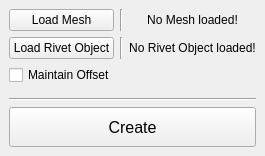
<?xml version="1.0" encoding="UTF-8"?>
<ui version="4.0">
 <class>MG_polyRivet_MainWindow</class>
 <widget class="QMainWindow" name="MG_polyRivet_MainWindow">
  <property name="geometry">
   <rect>
    <x>0</x>
    <y>0</y>
    <width>244</width>
    <height>156</height>
   </rect>
  </property>
  <property name="windowTitle">
   <string>MG_polyRivet</string>
  </property>
  <widget class="QWidget" name="centralwidget">
   <layout class="QVBoxLayout" name="verticalLayout">
    <item>
     <layout class="QGridLayout" name="gridLayout">
      <item row="1" column="0">
       <widget class="QPushButton" name="loadRivetObject_pushButton">
        <property name="sizePolicy">
         <sizepolicy hsizetype="Expanding" vsizetype="Expanding">
          <horstretch>0</horstretch>
          <verstretch>0</verstretch>
         </sizepolicy>
        </property>
        <property name="text">
         <string>Load Rivet Object</string>
        </property>
       </widget>
      </item>
      <item row="0" column="1">
       <widget class="Line" name="line">
        <property name="orientation">
         <enum>Qt::Vertical</enum>
        </property>
       </widget>
      </item>
      <item row="1" column="2">
       <widget class="QLabel" name="rivetObject_label">
        <property name="text">
         <string>No Rivet Object loaded!</string>
        </property>
        <property name="alignment">
         <set>Qt::AlignCenter</set>
        </property>
       </widget>
      </item>
      <item row="0" column="0">
       <widget class="QPushButton" name="loadMesh_pushButton">
        <property name="sizePolicy">
         <sizepolicy hsizetype="Expanding" vsizetype="Expanding">
          <horstretch>0</horstretch>
          <verstretch>0</verstretch>
         </sizepolicy>
        </property>
        <property name="text">
         <string>Load Mesh</string>
        </property>
       </widget>
      </item>
      <item row="0" column="2">
       <widget class="QLabel" name="mesh_label">
        <property name="text">
         <string>No Mesh loaded!</string>
        </property>
        <property name="alignment">
         <set>Qt::AlignCenter</set>
        </property>
       </widget>
      </item>
      <item row="1" column="1">
       <widget class="Line" name="line_2">
        <property name="orientation">
         <enum>Qt::Vertical</enum>
        </property>
       </widget>
      </item>
     </layout>
    </item>
    <item>
     <widget class="QCheckBox" name="maintainOffset_checkBox">
      <property name="text">
       <string>Maintain Offset</string>
      </property>
     </widget>
    </item>
    <item>
     <spacer name="verticalSpacer">
      <property name="orientation">
       <enum>Qt::Vertical</enum>
      </property>
      <property name="sizeHint" stdset="0">
       <size>
        <width>20</width>
        <height>40</height>
       </size>
      </property>
     </spacer>
    </item>
    <item>
     <widget class="Line" name="line_3">
      <property name="orientation">
       <enum>Qt::Horizontal</enum>
      </property>
     </widget>
    </item>
    <item>
     <widget class="QPushButton" name="create_pushButton">
      <property name="sizePolicy">
       <sizepolicy hsizetype="Expanding" vsizetype="MinimumExpanding">
        <horstretch>0</horstretch>
        <verstretch>0</verstretch>
       </sizepolicy>
      </property>
      <property name="minimumSize">
       <size>
        <width>0</width>
        <height>40</height>
       </size>
      </property>
      <property name="font">
       <font>
        <pointsize>12</pointsize>
       </font>
      </property>
      <property name="text">
       <string>Create</string>
      </property>
     </widget>
    </item>
   </layout>
  </widget>
 </widget>
 <resources/>
 <connections/>
</ui>
